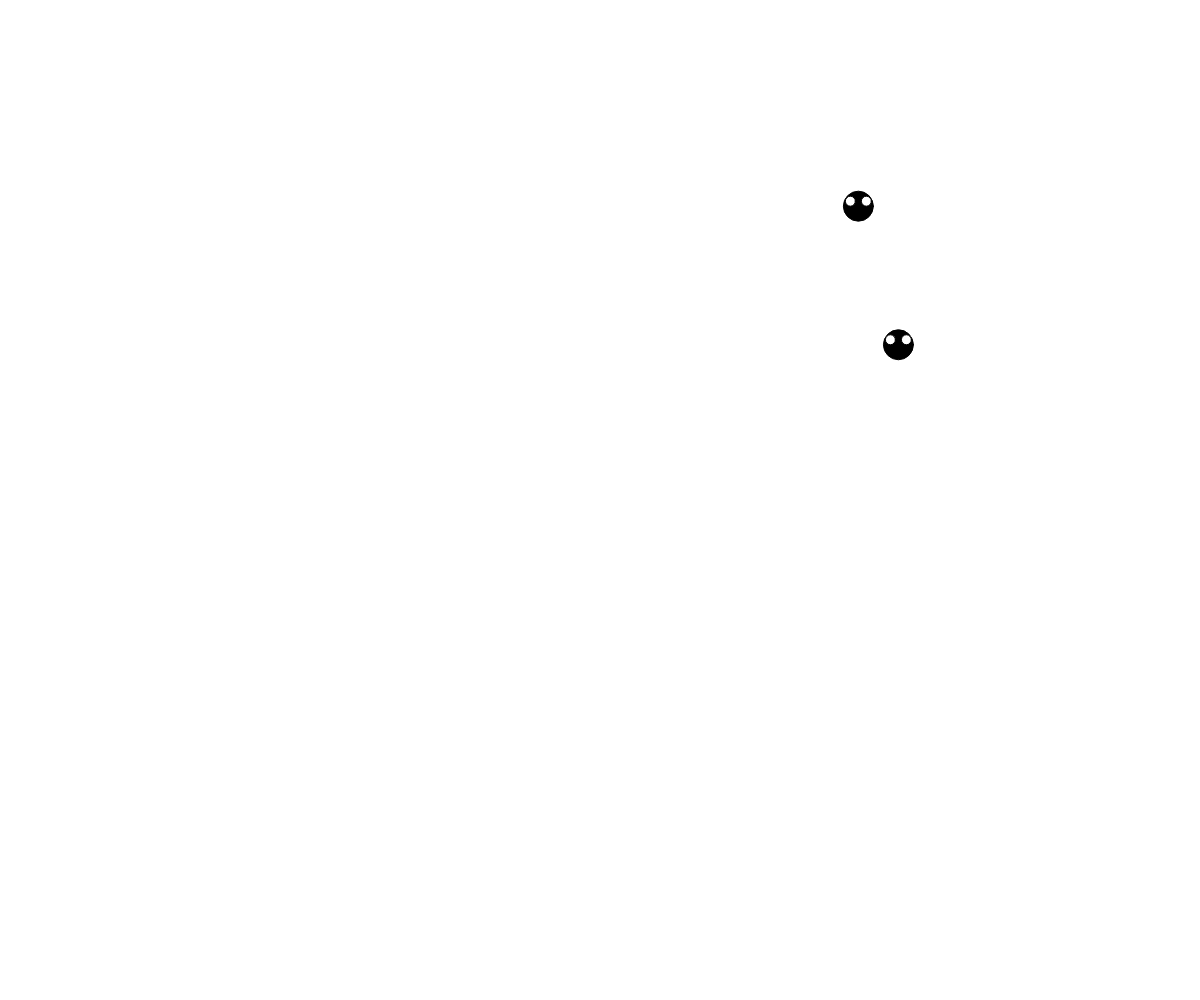
Frame 1 (no input)
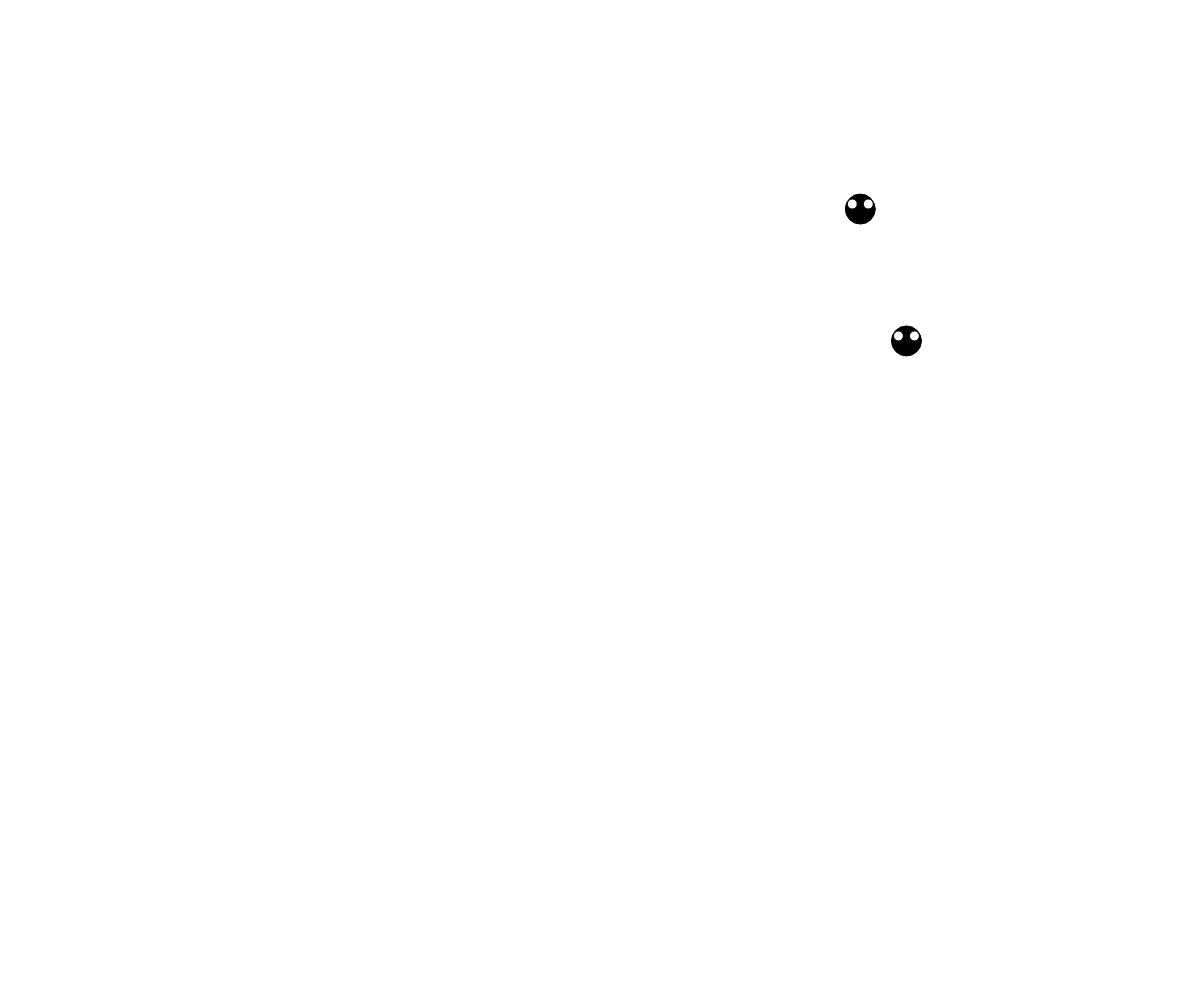
Frame 60 (no input)
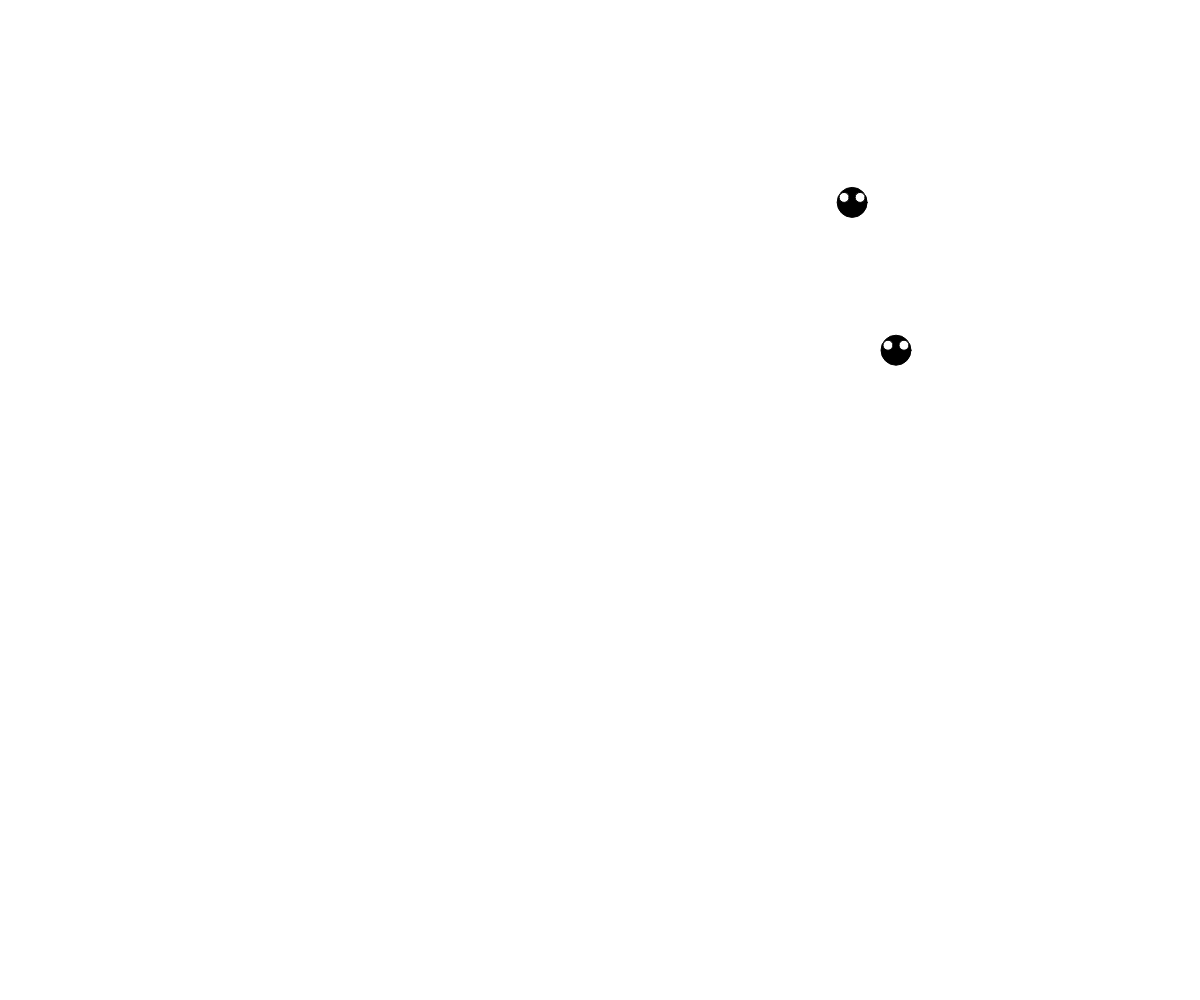
Frame 120 (the mouse pressed at the canvas centre since frame 60)

The p5.js sketch that drew these frames (run headless with seeded random() and noise() and a simulated clock; from frame 60 on, the mouse is pressed at the canvas centre):

// p5.js sketch
// ── sketch.js

/*******************************
LA CLASSE DU MONSTRE
*******************************/
class Monstre {
  // LE constructor() PREND DEUX PARAMETRES: x et y
  constructor(x,y) {
    this.x = x;
    this.y = y;
  }

  dessiner() {
      // LE CORPS
    fill(0);
    ellipse(this.x,this.y,30,30);
    // LES YEUX
    fill(255);
    ellipse(this.x-8,this.y-5,10,10);
    ellipse(this.x+8,this.y-5,10,10);
  }

  giguer() {
    this.x = this.x + random(-2,2);
    this.y = this.y + random(-2,2);
  }

}


let chouchou1;

let chouchou2;

/*******************************
CONSTRUIRE LA SCENE
*******************************/
function setup() {
  createCanvas(windowWidth, windowHeight);

  chouchou1 = new Monstre( random(width) , random(height) );

  chouchou2 = new Monstre( random(width) , random(height) );

}


function draw() {
  background(255);

  chouchou1.giguer();

  chouchou2.giguer();

  console.log( chouchou1.x , chouchou1.y , chouchou2.x, chouchou2.y );

  chouchou1.dessiner();

  chouchou2.dessiner();
}

/*****************************
CODE A EXECUTER LORSQUE LA FENETRE EST REDIMENSIONNEE
*****************************/
function windowResized() {
  resizeCanvas(windowWidth, windowHeight);
  draw();
}
